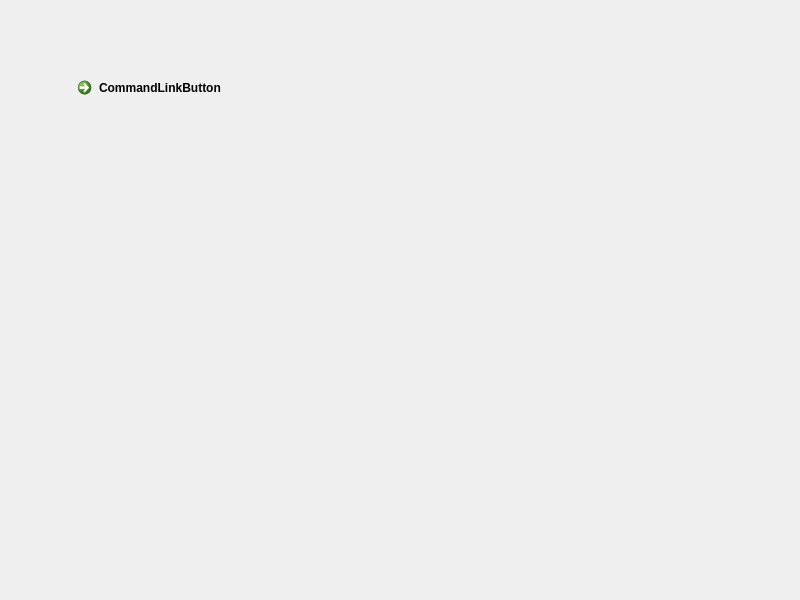
<?xml version="1.0" encoding="UTF-8"?>
<ui version="4.0">
 <class>Widget</class>
 <widget class="QWidget" name="Widget">
  <property name="geometry">
   <rect>
    <x>0</x>
    <y>0</y>
    <width>800</width>
    <height>600</height>
   </rect>
  </property>
  <property name="windowTitle">
   <string>Widget</string>
  </property>
  <widget class="QCommandLinkButton" name="commandLinkButton">
   <property name="geometry">
    <rect>
     <x>70</x>
     <y>70</y>
     <width>631</width>
     <height>51</height>
    </rect>
   </property>
   <property name="styleSheet">
    <string notr="true">
</string>
   </property>
   <property name="text">
    <string>CommandLinkButton</string>
   </property>
  </widget>
 </widget>
 <resources/>
 <connections/>
</ui>
